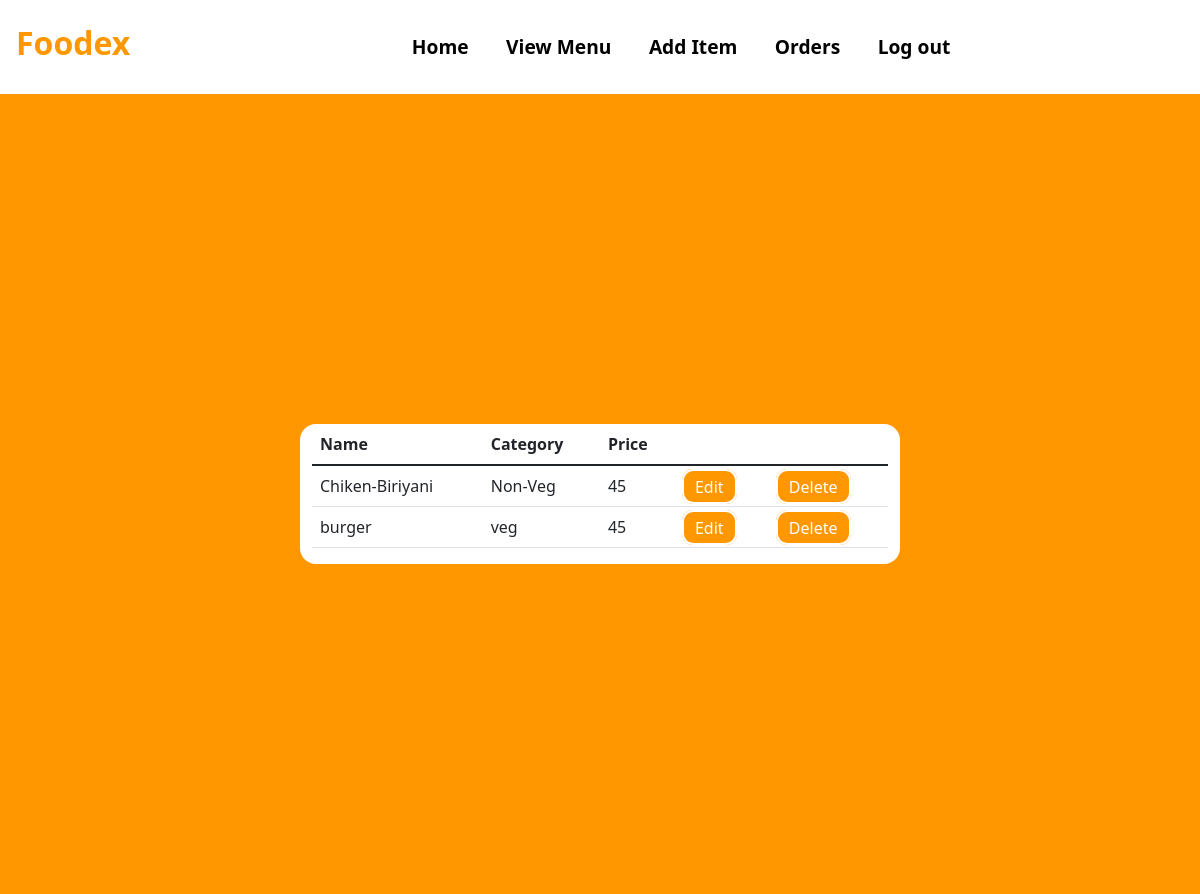
/View-Menu (signed in), run on an earlier commit of the app's database.
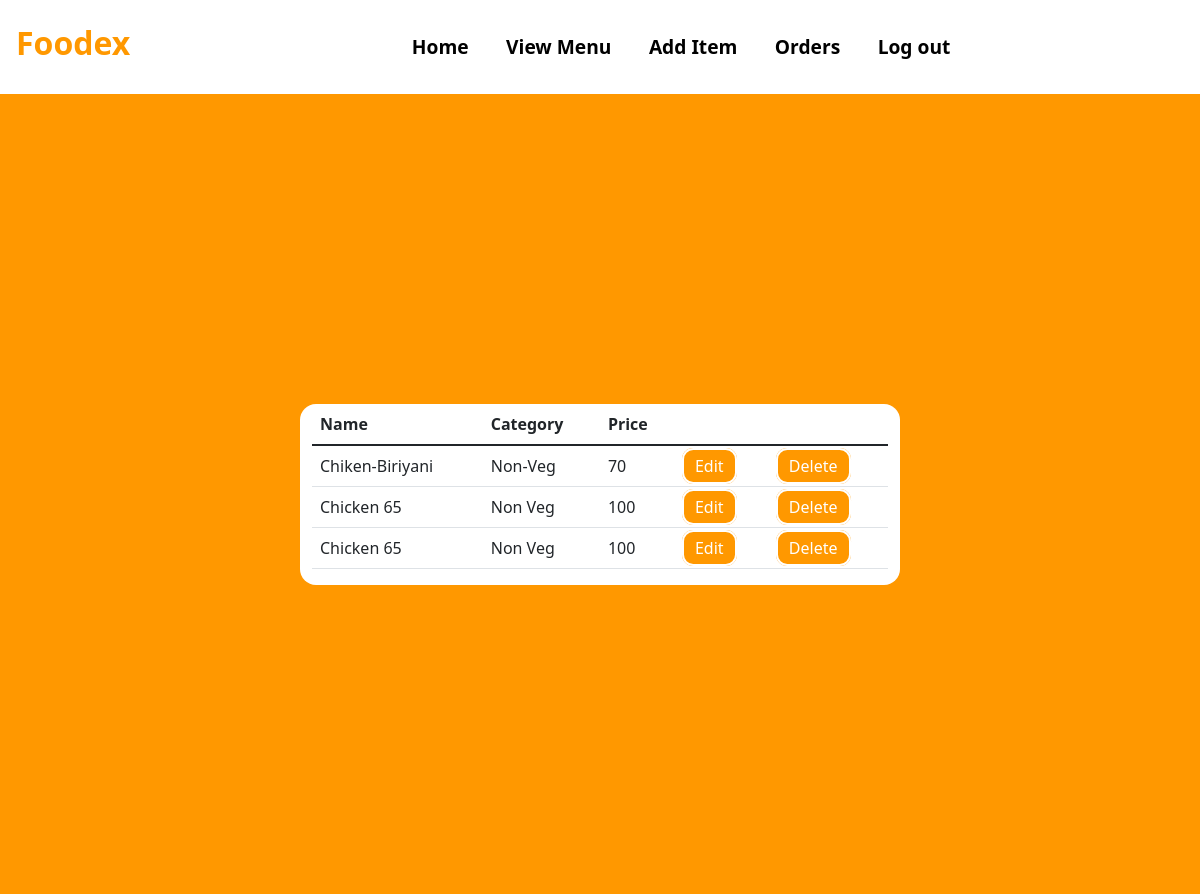
And on a later commit of the database.
### tables this page shows
CREATE TABLE MENU(
                        ITEM_ID INTEGER PRIMARY KEY AUTOINCREMENT,
                        ITEM_NAME TEXT,
                        ITEM_CATEGORY TEXT,
                        ITEM_PRICE INTEGER,
                        RESTAURANT_ID INTEGER,
                        FOREIGN KEY(RESTAURANT_ID) REFERENCES RESTAURANT(RESTAURANT_ID)
                       );

### app.py (the view)
@app.route("/View-Menu")
def view_menu():
    cursor=connection.cursor()
    cursor.execute("SELECT m.ITEM_ID,m.ITEM_NAME,m.ITEM_CATEGORY,m.ITEM_PRICE FROM MENU m LEFT JOIN RESTAURANT r ON m.RESTAURANT_ID = r.RESTAURANT_ID WHERE m.RESTAURANT_ID="+str(session["id"])+"; ")
    result=cursor.fetchall()
    return render_template("View_Menu.html",MENU=result)

### templates/View_Menu.html (shortened to what this page needs)
<!DOCTYPE html>
<html lang="en">
<head>
    <link href="https://cdn.jsdelivr.net/npm/bootstrap@5.1.3/dist/css/bootstrap.min.css" rel="stylesheet">
    <link rel= "stylesheet" type= "text/css" href= "{{ url_for('static',filename='Styles.css') }}">
</head>
<body>
<nav class="navbar navbar-expand-lg bg-white">
  <h3 class="navbar-brand Logo" style="color:#ff9800;font-size: 2rem;"href="#">Foodex</h3>
    <div class="container">
  <div class="collapse navbar-collapse" id="navbarSupportedContent">
    <ul class="navbar-nav mr-auto nav-links">
        <li class="nav-item">
        <a class="nav-link nav-link-btn" href="/Resturant-Dashboard">Home</a>
      </li>
      <li class="nav-item">
        <a class="nav-link nav-link-btn" href="/View-Menu">View Menu</a>
      </li>
      <li class="nav-item">
        <a class="nav-link nav-link-btn" href="/Add-Item">Add Item</a>
      </li>
        <li class="nav-item">
        <a class="nav-link nav-link-btn" href="/Resturant-Orders">Orders</a>
      </li>
        <li class="nav-item">
        <a class="nav-link nav-link-btn" href="/">Log out</a>
      </li>
    </ul>
  </div>
     </div>
</nav>
  <div class="ToCenter" style="background:#ff9800;">
  <div class="container">
        <div class="row">
            <div class="col">
                <table class="table">
                    <thead>
                      <tr>
                        <th scope="col">Name</th>
                        <th scope="col">Category</th>
                        <th scope="col">Price</th>
                      </tr>
                    </thead>
                    <tbody>
                      {% for i in MENU %}
                      <tr>
                        <td>{{i[1]}}</td>
                        <td>{{i[2]}}</td>
                          <td>{{i[3]}}</td>
                        <td> <a class="Edit-btn" style="background:#ff9800;" href="/Edit-Item?id={{i[0]}}">Edit</a> </td>
                          <td> <a class="Edit-btn" style="background:#ff9800;" href="/Delete-Item?id={{i[0]}}">Delete</a> </td>
                      </tr>
                      {% endfor %}
                    </tbody>
                  </table>
            </div>
        </div>
    </div>
    </div>
</body>
</html>

What changed in the data, as far as the page shows it:
removed MENU: ITEM_NAME "burger", ITEM_CATEGORY "veg", ITEM_PRICE "45"
changed MENU "Chiken-Biriyani": ITEM_PRICE "45" → "70"
added MENU: ITEM_NAME "Chicken 65", ITEM_CATEGORY "Non Veg", ITEM_PRICE "100"
added MENU: ITEM_NAME "Chicken 65", ITEM_CATEGORY "Non Veg", ITEM_PRICE "100"
